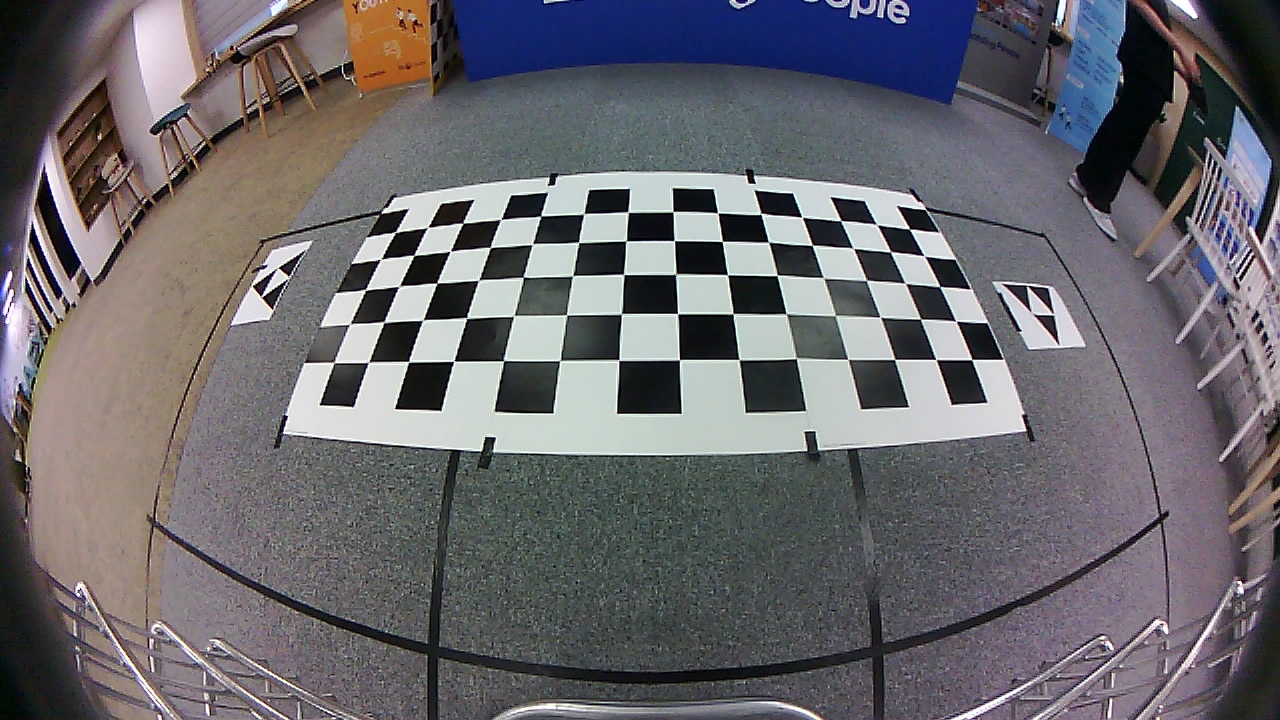
#> input picture 2d/data/extrinsic/front.png, 1280 x 720 px, found by its file name
$ python main_test.py   (older library calls are emulated)
#> lines starting #> are read from the running program, lines starting #| are printed output that depends on the picture
import cv2
import numpy as np
import argparse

parser = argparse.ArgumentParser(description="Generate Surrounding Camera Bird Eye View")
parser.add_argument('-fw', '--FRAME_WIDTH', default=1280, type=int, help='Camera Frame Width')      # 원본 이미지 길이
parser.add_argument('-fh', '--FRAME_HEIGHT', default=720, type=int, help='Camera Frame Height')    # 원본 이미지 높이
parser.add_argument('-bew', '--BEV_WIDTH', default= 1020, type=int, help='BEV Frame Width')       # 탑뷰 이미지 길이
parser.add_argument('-beh', '--BEV_HEIGHT', default= 1128, type=int, help='BEV Frame Height')     # 탑뷰 이미지 높이
parser.add_argument('-cw', '--CAR_WIDTH', default=200, type=int, help='Car Frame Width')        # 차량 이미지 길이
parser.add_argument('-ch', '--CAR_HEIGHT', default=400, type=int, help='Car Frame Height')      # 차량 이미지 높이
parser.add_argument('-fs', '--FOCAL_SCALE', default=0.65, type=float, help='Camera Undistort Focal Scale')     # 카메라 왜곡되지 않은 초점 스케일
parser.add_argument('-ss', '--SIZE_SCALE', default=1, type=float, help='Camera Undistort Size Scale')       # 카메라 왜곡되지 않은 크기 스케일
parser.add_argument('-blend','--BLEND_FLAG', default=False, type=bool, help='Blend BEV Image (Ture/False)')
parser.add_argument('-balance','--BALANCE_FLAG', default=False, type=bool, help='Balance BEV Image (Ture/False)')
args = parser.parse_args()

FRAME_WIDTH = args.FRAME_WIDTH
FRAME_HEIGHT = args.FRAME_HEIGHT
BEV_WIDTH = args.BEV_WIDTH
BEV_HEIGHT = args.BEV_HEIGHT
CAR_WIDTH = args.CAR_WIDTH
CAR_HEIGHT = args.CAR_HEIGHT
FOCAL_SCALE = args.FOCAL_SCALE
SIZE_SCALE = args.SIZE_SCALE


parser2 = argparse.ArgumentParser(description="Homography from Source to Destination Image")
parser2.add_argument('-bw','--BORAD_WIDTH', default=14, type=int, help='Chess Board Width (corners number)')
parser2.add_argument('-bh','--BORAD_HEIGHT', default=5, type=int, help='Chess Board Height (corners number)')
parser2.add_argument('-size','--SCALED_SIZE', default=10, type=int, help='Scaled Chess Board Square Size (image pixel)')
parser2.add_argument('-subpix_s','--SUBPIX_REGION_SRC', default=3, type=int, help='Corners Subpix Region of img_src')
parser2.add_argument('-subpix_d','--SUBPIX_REGION_DST', default=3, type=int, help='Corners Subpix Region of img_dst')
parser2.add_argument('-store_path', '--STORE_PATH', default='./data/', type=str, help='Path to Store Centerd/Scaled Images')
args2 = parser2.parse_args()


DIM=(1280, 720)
LEFT_K=np.array([[486.43710381577273, 0.0, 643.0021325671074], [0.0, 485.584911786959, 402.9808925210084], [0.0, 0.0, 1.0]])
LEFT_D=np.array([[-0.06338733272909226], [-0.007861033496168955], [0.005073683389947028], [-0.0010639404289377306]])

new_LEFT_K = LEFT_K.copy()
new_LEFT_K[0,0]=LEFT_K[0,0]/1.5
new_LEFT_K[1,1]=LEFT_K[1,1]/1.5
left_map1, left_map2 = cv2.fisheye.initUndistortRectifyMap(LEFT_K, LEFT_D, np.eye(3), new_LEFT_K, DIM, cv2.CV_16SC2)


DIM=(1280, 720)
K=np.array([[455.8515274977241, 0.0, 655.7621645964248], [0.0, 455.08604281075947, 367.3548823943176], [0.0, 0.0, 1.0]])
D=np.array([[-0.02077978156022359], [-0.02434621475644252], [0.009725498728069807], [-0.0018108318059442028]])

## new_K 설정
new_K = K.copy()
new_K[0,0]=K[0,0]/1.5
new_K[1,1]=K[1,1]/1.5

map1, map2 = cv2.fisheye.initUndistortRectifyMap(K, D, np.eye(3), new_K, DIM, cv2.CV_16SC2)


def undistort_left(img, ratio):
    global left_map1, left_map2

    undistorted_img = cv2.remap(img, left_map1, left_map2, interpolation=cv2.INTER_LINEAR, borderMode=cv2.BORDER_CONSTANT)
    return undistorted_img

def undistort(img, ratio):
    global map1, map2

    # print(map1, map2)
    undistorted_img = cv2.remap(img, map1, map2, interpolation=cv2.INTER_LINEAR, borderMode=cv2.BORDER_CONSTANT)
    return undistorted_img

# [55 lines left out: functions padding, color_balance, luminance_balance, not called in this run]

class BevGenerator:
    def __init__(self, blend=args.BLEND_FLAG, balance=args.BALANCE_FLAG): #2
        self.init_args()
        self.blend = blend # Bird Eye View 이미지 혼합상태 판단 boolean
        self.balance = balance # Bird Eye View 이미지 균형상태 판단 boolean
        if not self.blend:
            self.masks = [Mask('front'), Mask('back'),  # 10-1
                          Mask('left'), Mask('right')]
        else:
            print("1111")
            self.masks = [BlendMask('front'), BlendMask('back'), #10-2
                      BlendMask('left'), BlendMask('right')]

    @staticmethod
    def get_args():
        return args

    def init_args(self):
        global FRAME_WIDTH, FRAME_HEIGHT, BEV_WIDTH, BEV_HEIGHT
        global CAR_WIDTH, CAR_HEIGHT, FOCAL_SCALE, SIZE_SCALE
        FRAME_WIDTH = args.FRAME_WIDTH
        FRAME_HEIGHT = args.FRAME_HEIGHT
        BEV_WIDTH = args.BEV_WIDTH
        BEV_HEIGHT = args.BEV_HEIGHT
        CAR_WIDTH = args.CAR_WIDTH
        CAR_HEIGHT = args.CAR_HEIGHT
        FOCAL_SCALE = args.FOCAL_SCALE
        SIZE_SCALE = args.SIZE_SCALE

    # [15 lines left out: function __call__, not called in this run]

class Mask:
    def __init__(self, name):
        self.mask = self.get_mask(name) #11-1

    # [43 lines left out: functions get_points, get_mask, not called in this run]
        # cv2.fillPoly = 채워진 다각형을 그립니다. pts에 다각형 배열 값을 여러 개 입력할 수도 있습니다. 255 = color
        # fillPoly()에 다각형 좌표 배열을 여러 개 적용한 경우 겹치는 부분이 사라집니다.

    def __call__(self, img):
        return cv2.bitwise_and(img, img, mask=self.mask) # mask 영역에서 서로 공통으로 겹치는 부분 출력

class BlendMask:
    def __init__(self,name):
        mf = self.get_mask('front')
        mb = self.get_mask('back')
        ml = self.get_mask('left')
        mr = self.get_mask('right')
        self.get_lines()
        if name == 'front':
            mf = self.get_blend_mask(mf, ml, self.lineFL, self.lineLF)
            mf = self.get_blend_mask(mf, mr, self.lineFR, self.lineRF)
            self.mask = mf
        if name == 'back':
            mb = self.get_blend_mask(mb, ml, self.lineBL, self.lineLB)
            mb = self.get_blend_mask(mb, mr, self.lineBR, self.lineRB)
            self.mask = mb
        if name == 'left':
            ml = self.get_blend_mask(ml, mf, self.lineLF, self.lineFL)
            ml = self.get_blend_mask(ml, mb, self.lineLB, self.lineBL)
            self.mask = ml
        if name == 'right':
            mr = self.get_blend_mask(mr, mf, self.lineRF, self.lineFR)
            mr = self.get_blend_mask(mr, mb, self.lineRB, self.lineBR)
            self.mask = mr
        self.weight = np.repeat(self.mask[:, :, np.newaxis], 3, axis=2) / 255.0
        self.weight = self.weight.astype(np.float32)

    def get_points(self, name):  # Bird Eye View를 위한 point 값 (변환 좌표)
        if name == 'front':
            points = np.array([
                [0, 0],
                [BEV_WIDTH, 0],
                [BEV_WIDTH, BEV_HEIGHT/5],
                [(BEV_WIDTH+CAR_WIDTH)/2, (BEV_HEIGHT-CAR_HEIGHT)/2],
                [(BEV_WIDTH-CAR_WIDTH)/2, (BEV_HEIGHT-CAR_HEIGHT)/2],
                [0, BEV_HEIGHT/5],
            ]).astype(np.int32)
        elif name == 'back':
            points = np.array([
                [0, BEV_HEIGHT],
                [BEV_WIDTH, BEV_HEIGHT],
                [BEV_WIDTH, BEV_HEIGHT - BEV_HEIGHT/5],
                [(BEV_WIDTH+CAR_WIDTH)/2, (BEV_HEIGHT+CAR_HEIGHT)/2],
                [(BEV_WIDTH-CAR_WIDTH)/2, (BEV_HEIGHT+CAR_HEIGHT)/2],
                [0, BEV_HEIGHT - BEV_HEIGHT/5],
            ]).astype(np.int32)
        elif name == 'left':
            points = np.array([
                [0, 0],
                [0, BEV_HEIGHT],
                [BEV_WIDTH/5, BEV_HEIGHT],
                [(BEV_WIDTH-CAR_WIDTH)/2, (BEV_HEIGHT+CAR_HEIGHT)/2],
                [(BEV_WIDTH-CAR_WIDTH)/2, (BEV_HEIGHT-CAR_HEIGHT)/2],
                [BEV_WIDTH/5, 0]
            ]).astype(np.int32)
        elif name == 'right':
            points = np.array([
                [BEV_WIDTH, 0],
                [BEV_WIDTH, BEV_HEIGHT],
                [BEV_WIDTH - BEV_WIDTH/5, BEV_HEIGHT],
                [(BEV_WIDTH+CAR_WIDTH)/2, (BEV_HEIGHT+CAR_HEIGHT)/2],
                [(BEV_WIDTH+CAR_WIDTH)/2, (BEV_HEIGHT-CAR_HEIGHT)/2],
                [BEV_WIDTH - BEV_WIDTH/5, 0]
            ]).astype(np.int32)
        else:
            raise Exception("name should be front/back/left/right")
        return points

    def get_mask(self, name):
        mask = np.zeros((BEV_HEIGHT,BEV_WIDTH), dtype=np.uint8) # 마스크 생성, Bird Eye View 높이, 너비만큼 배열 생성
        points = self.get_points(name)  # 12-2
        return cv2.fillPoly(mask, [points], 255)    # cv2.fillPoly = 채워진 다각형을 그립니다. pts에 다각형 배열 값을 여러 개 입력할 수도 있습니다. 255 = color
        # fillPoly()에 다각형 좌표 배열을 여러 개 적용한 경우 겹치는 부분이 사라집니다.

    def get_lines(self):
        self.lineFL = np.array([
                        [0, BEV_HEIGHT/5],
                        [(BEV_WIDTH-CAR_WIDTH)/2, (BEV_HEIGHT-CAR_HEIGHT)/2],
                    ]).astype(np.int32)
        self.lineFR = np.array([
                        [BEV_WIDTH, BEV_HEIGHT/5],
                        [(BEV_WIDTH+CAR_WIDTH)/2, (BEV_HEIGHT-CAR_HEIGHT)/2],
                    ]).astype(np.int32)
        self.lineBL = np.array([
                        [0, BEV_HEIGHT - BEV_HEIGHT/5],
                        [(BEV_WIDTH-CAR_WIDTH)/2, (BEV_HEIGHT+CAR_HEIGHT)/2],
                    ]).astype(np.int32)
        self.lineBR = np.array([
                        [BEV_WIDTH, BEV_HEIGHT - BEV_HEIGHT/5],
                        [(BEV_WIDTH+CAR_WIDTH)/2, (BEV_HEIGHT+CAR_HEIGHT)/2],
                    ]).astype(np.int32)
        self.lineLF = np.array([
                        [BEV_WIDTH/5, 0],
                        [(BEV_WIDTH-CAR_WIDTH)/2, (BEV_HEIGHT-CAR_HEIGHT)/2]
                    ]).astype(np.int32)
        self.lineLB = np.array([
                        [BEV_WIDTH/5, BEV_HEIGHT],
                        [(BEV_WIDTH-CAR_WIDTH)/2, (BEV_HEIGHT+CAR_HEIGHT)/2]
                    ]).astype(np.int32)
        self.lineRF = np.array([
                        [BEV_WIDTH - BEV_WIDTH/5, 0],
                        [(BEV_WIDTH+CAR_WIDTH)/2, (BEV_HEIGHT-CAR_HEIGHT)/2]
                    ]).astype(np.int32)
        self.lineRB = np.array([
                        [BEV_WIDTH - BEV_WIDTH/5, BEV_HEIGHT],
                        [(BEV_WIDTH+CAR_WIDTH)/2, (BEV_HEIGHT+CAR_HEIGHT)/2]
                    ]).astype(np.int32)

    def get_blend_mask(self, maskA, maskB, lineA, lineB): #maskA 값을 합성하는 함수
        overlap = cv2.bitwise_and(maskA, maskB) # mask 영역에서 서로 공통으로 겹치는 부분 출력

        indices = np.where(overlap != 0)
        # print(indices)
    #zip() 함수는 여러 개의 순회 가능한(iterable) 객체를 인자로 받고,
    # 각 객체가 담고 있는 원소를 터플의 형태로 차례로 접근할 수 있는 반복자(iterator)를 반환합니다.
    # 설명이 좀 어렵게 들릴 수도 있는데요. 간단한 예제를 보면 이해가 쉬우실 겁니다.
    # >>> numbers = [1, 2, 3]
    # >>> letters = ["A", "B", "C"]
    # >>> for pair in zip(numbers, letters):
    #...     print(pair)
    #...
    #(1, 'A')
    #(2, 'B')
    #(3, 'C')

        for y, x in zip(*indices):
            distA = cv2.pointPolygonTest(np.array(lineA), (x.astype(np.int16), y.astype(np.int16)), True)
            distB = cv2.pointPolygonTest(np.array(lineB), (x.astype(np.int16), y.astype(np.int16)),  True)
            # 이미지에서 해당 Point가 Contour의 어디에 위치해 있는지 확인하는 함수이다.

            # 1. contour : Contour Points들을 인자로 받는다.
            # 2. pt : Contour에 테스트할 Point를 인자로 받는다.
            # 3. measureDist : boolean 데이터 타입.
            maskA[y, x] = distA**2 / (distA**2 + distB**2 + 1e-6) * 255
        return maskA

    def __call__(self, img):
        return (img * self.weight).astype(np.uint8)

front_homography = np.array([[3.8290818190655296, 5.66226108412413, -1961.3463578215583], [0.04676494495778877, 7.593794538002965, -1398.2503661266026], [9.936840064368021e-05, 0.011048826673722773, 1.0]])
back_homography = np.array([[-3.6014363756395578, 4.36751919471232, 2793.845376423345], [-0.16343764199990043, 3.070397421396325, 2357.357976286147], [-0.00020012270934899256, 0.008545448669492679, 1.0]])
right_homography = np.array([[-0.08221005850690113, 1.6235034060147169, 2032.459375714023], [2.945881257892563, 3.582400762214573, -1439.2015581787357], [-0.00011329233289173604, 0.0068701395422870026, 0.9999999999999999]])
left_homography = np.array([[0.1022385737675907, 5.770995782571725, -1228.0525962849354], [-3.1690352115113147, 3.516499167979982, 2659.2521230613215], [0.0002888891947907289, 0.006800266459274919, 1.0]])


args = BevGenerator.get_args()
args.CAR_WIDTH = 155
args.CAR_HEIGHT = 315
bev = BevGenerator(blend=True, balance=True)

# 1. 프레임
frame1 = cv2.imread('C:/Users/multicampus/Desktop/S07P31D108/2d\data/extrinsic/front.png')    # Read 결과와 frame
#> frame1 is the input picture: shape (720, 1280, 3); mean B, G, R 108.6, 103.7, 105.8
frame2 = cv2.imread('C:/Users/multicampus/Desktop/S07P31D108/2d\data/extrinsic/back.png')
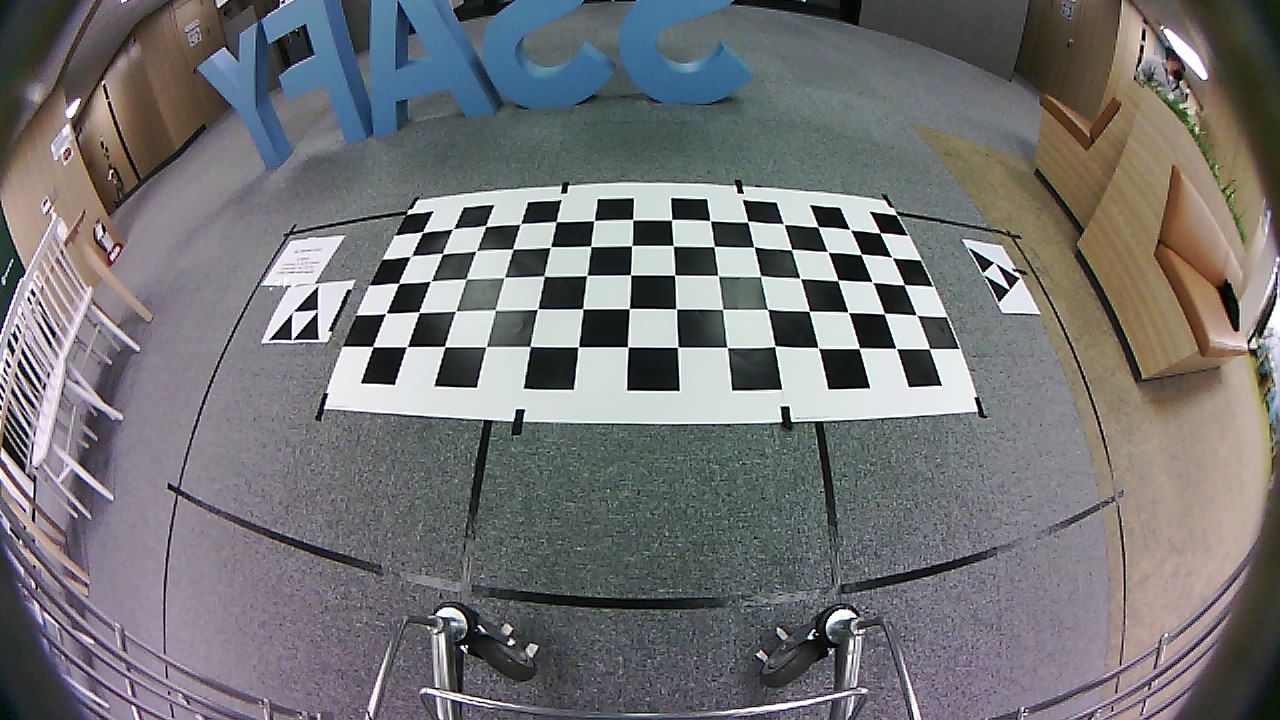
#> input picture 2d/data/extrinsic/back.png, 1280 x 720 px, found by its file name
#> frame2 is the input picture: shape (720, 1280, 3); mean B, G, R 116.4, 115.2, 115.2
frame3 = cv2.imread('C:/Users/multicampus/Desktop/S07P31D108/2d\data/extrinsic/right.png')
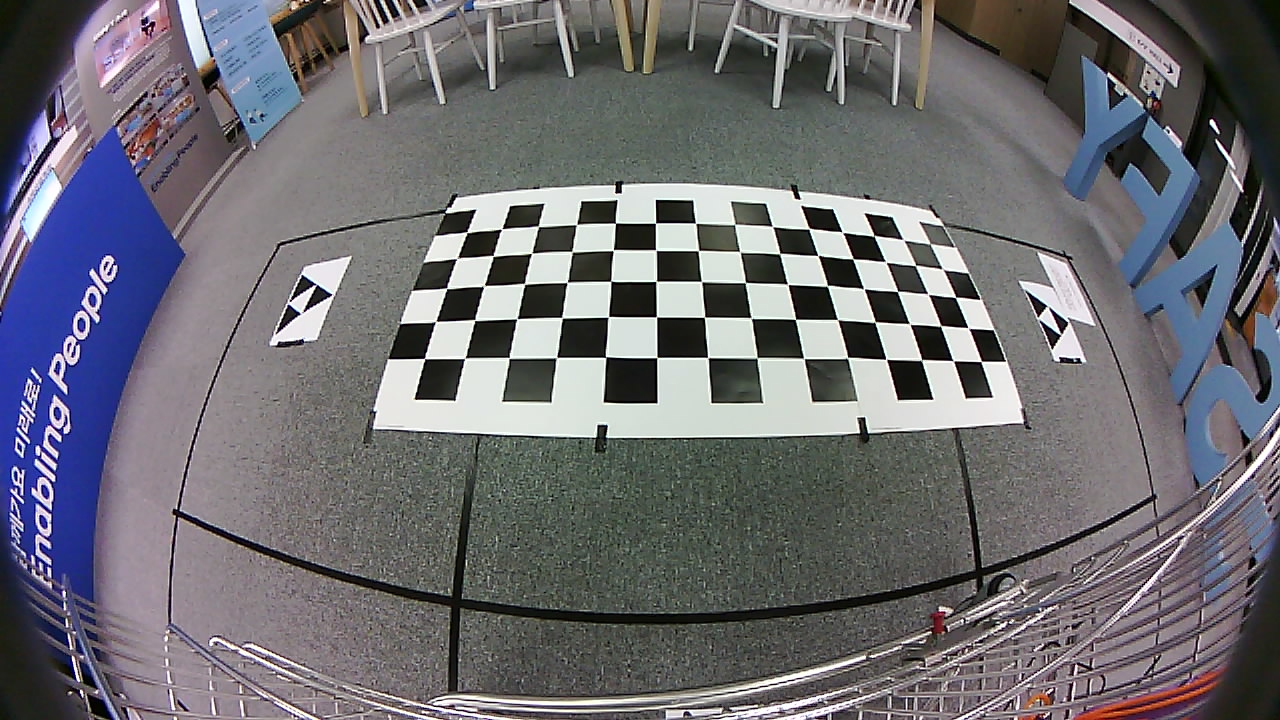
#> input picture SurroundViewMonitor 2D/right.png, 1280 x 720 px, found by its file name
#> frame3 is the input picture: shape (720, 1280, 3); mean B, G, R 114.3, 108.6, 109.3
frame4 = cv2.imread('C:/Users/multicampus/Desktop/S07P31D108/2d\data/extrinsic/left.png')
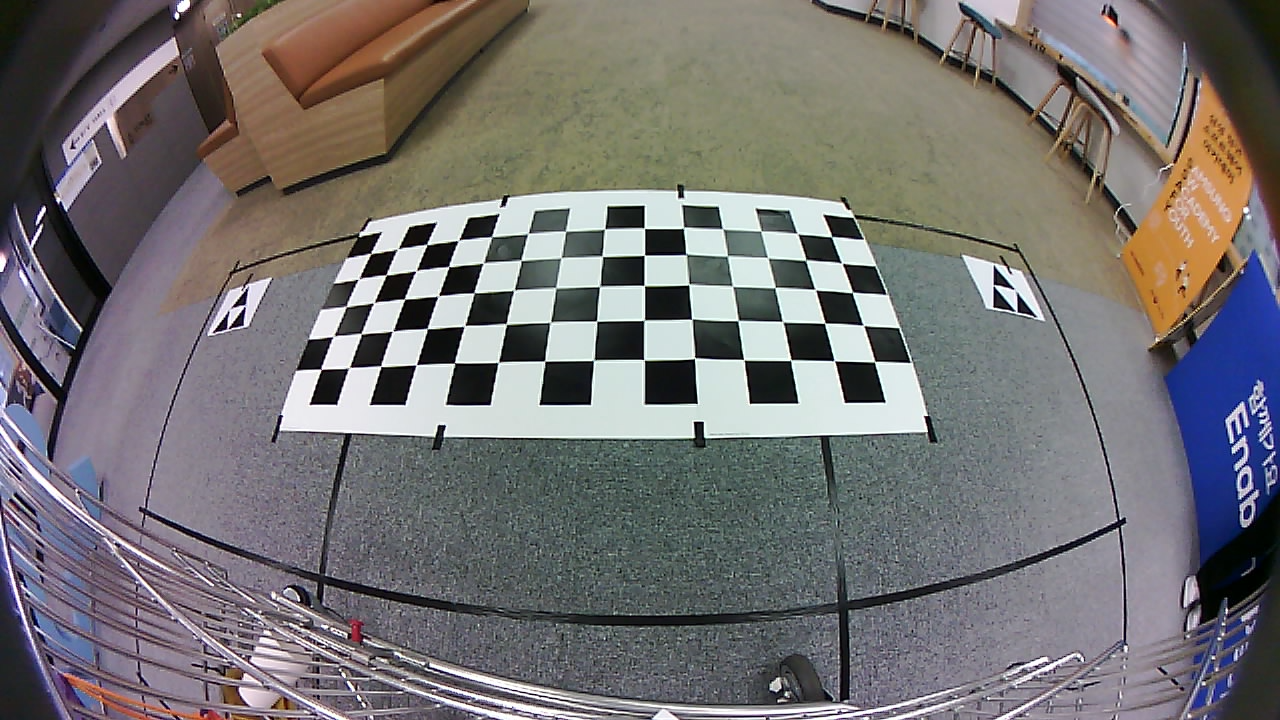
#> input picture 2d/data/extrinsic/left.png, 1280 x 720 px, found by its file name
#> frame4 is the input picture: shape (720, 1280, 3); mean B, G, R 114.4, 114.1, 116.7

# 2. 왜곡 보정
# 왼쪽 프레임 번호는 직접 찾아서 입력해줘야한다.
undistorted_front = undistort(frame1, 1.5)
undistorted_back = undistort(frame3, 1.5)
undistorted_right = undistort(frame4, 1.5)
undistorted_left = undistort_left(frame2, 1.5)


# 3. 탑뷰 전환 (호모그래피)

top_front = cv2.warpPerspective(undistorted_front, front_homography, (1020, 1128))
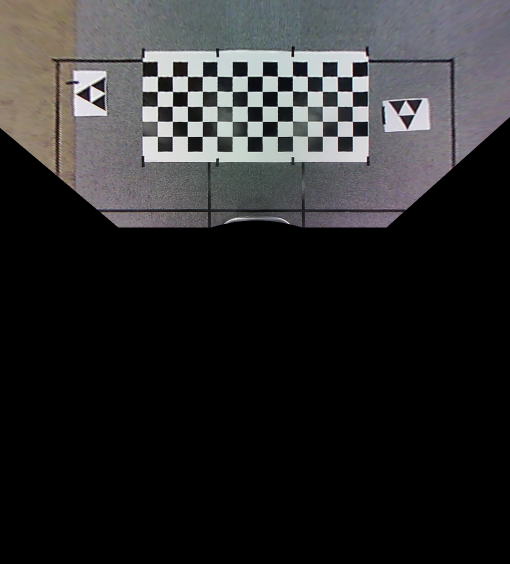
#> top_front: shape (1128, 1020, 3) (shown at 1/2 size); mean B, G, R 43.1, 42.5, 42.8
top_back = cv2.warpPerspective(undistorted_back, back_homography, (1020, 1128))
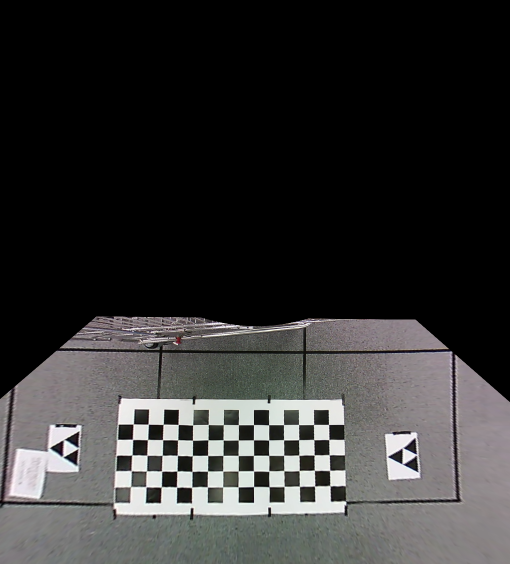
#> top_back: shape (1128, 1020, 3) (shown at 1/2 size); mean B, G, R 51.3, 51.8, 52.2
top_right = cv2.warpPerspective(undistorted_right, right_homography, (1020, 1128))
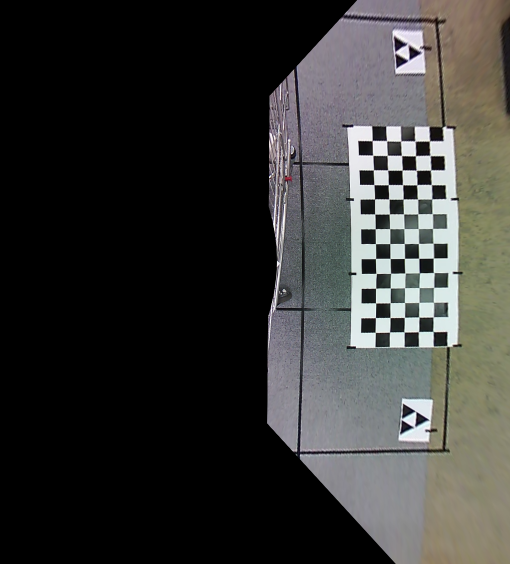
#> top_right: shape (1128, 1020, 3) (shown at 1/2 size); mean B, G, R 52.8, 55, 55
top_left = cv2.warpPerspective(undistorted_left, left_homography, (1020, 1128))
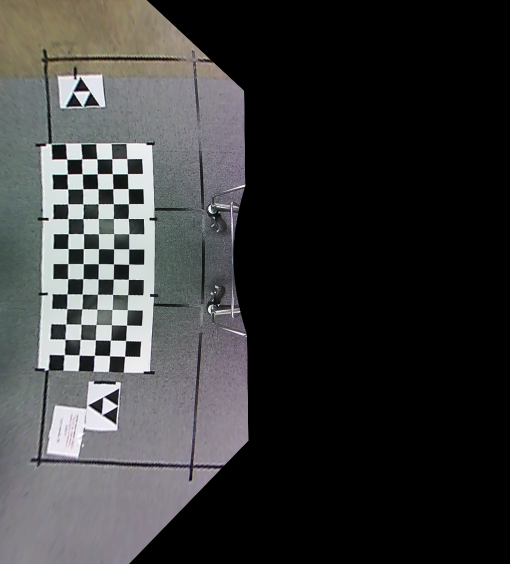
#> top_left: shape (1128, 1020, 3) (shown at 1/2 size); mean B, G, R 55.9, 55.8, 55.5

car = cv2.imread('C:/Users/multicampus/Desktop/S07P31D108/2d/data/porche2.png')
#> (the run stopped early here; a loop or call above may not have finished)
